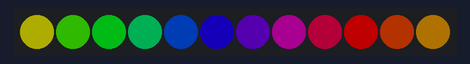
Simulated run of this program. Board: ESP32. Shown: 12 RGB LEDs in strip order, left to right. Dim RGB values are drawn brighter than linear.

Above: at 0.11 s.
At 0.87 s:
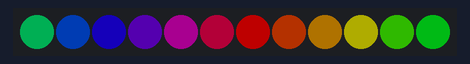

Measured:
- by itself, everything shown: repeats every 0.60 s, in 12 steps

The program:

main.cpp
```cpp
#include <Arduino.h>

#include "leds.h"

// Task handles
TaskHandle_t Task2;

// Task functions
void Task1Code(void *pvParameters)
{
    for (;;)
    {
        Serial.println("Task 1 is running");
        vTaskDelay(1000 / portTICK_PERIOD_MS);
    }
}

void Task2Code(void *pvParameters)
{
    for (;;)
    {
        Serial.println("Task 2 is running");
        vTaskDelay(2000 / portTICK_PERIOD_MS);
    }
}

void setup()
{
    Serial.begin(115200);

    ledSetup();

    // Create tasks
    // xTaskCreate(Task2Code, "Task2", 1000, NULL, 1, &Task2);
}

void loop()
{
    // Do nothing; tasks are running
}
```

leds.h
```cpp
#ifndef __led_h__
#define __led_h__

void ledSetup();

#endif
```

led.cpp
```cpp
#include <Arduino.h>
#include <FastLED.h>

// LED strip configuration
#define LED_PIN       14      // GPIO pin connected to the LED strip's data line
#define NUM_LEDS      12      // Number of LEDs in your strip
#define LED_TYPE      WS2812B // Type of LED (e.g., WS2812, WS2812B, APA102, etc.)
#define COLOR_ORDER   GRB     // Color order (GRB for WS2812B, RGB for others)

#define TASK_SLEEP_MS 50

CRGB leds[NUM_LEDS];

/**
 * @brief Handle for the LED task.
 *
 * This handle is used to manage the LED task in the FreeRTOS environment.
 * It allows for operations such as starting, stopping, and querying the state
 * of the task.
 */
TaskHandle_t LedTask;

typedef struct
{
    int value;
    int brightness;
    TaskHandle_t task;
} led_t;

led_t m_led = {
    .value      = 20,
    .brightness = 80,
};

void ledTask(void *pvParameters)
{
    bool update = true;

    while (1)
    {
        if (update)
        {
            if (m_led.value > 128)
            {
                CRGB led = leds[NUM_LEDS - 1];

                for (int i = NUM_LEDS - 1; i > 0; i--)
                {
                    leds[i] = leds[i - 1];
                }
                leds[0] = led;

                FastLED.show();
            }
            else
            {
                CRGB led = leds[0];

                for (int i = 1; i < NUM_LEDS; i++)
                {
                    leds[i - 1] = leds[i];
                }
                leds[NUM_LEDS - 1] = led;

                FastLED.show();
            }
        }

        vTaskDelay(TASK_SLEEP_MS / portTICK_PERIOD_MS);
    }
}

void ledSetup()
{
    FastLED.addLeds<LED_TYPE, LED_PIN, COLOR_ORDER>(leds, NUM_LEDS).setCorrection(TypicalLEDStrip);

    // Example: Light up the strip with a rainbow effect
    for (int i = 0; i < (NUM_LEDS - 0); i++)
    {
        leds[i] = CHSV((i * 255) / NUM_LEDS, 255, 255); // Hue, Saturation, Value
    }

    randomSeed(analogRead(0));

    FastLED.setBrightness(m_led.brightness);
    FastLED.show();

    xTaskCreate(ledTask, "LedTask", 1000, NULL, 1, &m_led.task);
}
```
